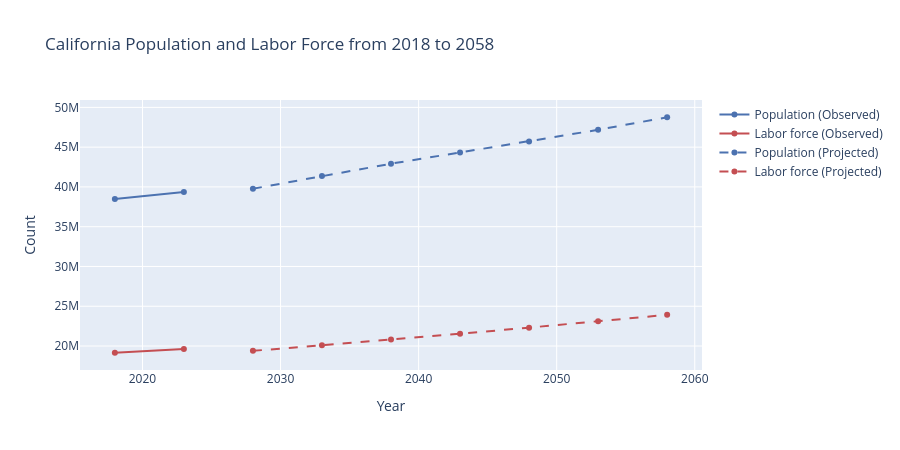

Write notebook code for a chart like this one.
### Markdown cell above
## 6. Interactive time series for a chosen state

Change STATE_CODE to any 2 letter state code and rerun the cell.

### Code cell
STATE_CODE = 'CA'

traj = pd.read_sql("""
    SELECT year, is_projection, total_population, total_labor_force
    FROM v_state_year_totals WHERE state_code = ? ORDER BY year
""", conn, params=(STATE_CODE,))
state_name = states_df.loc[states_df['state_code'] == STATE_CODE, 'state_name'].iloc[0]

fig = go.Figure()
for kind, mask, dash in [('Observed', traj['is_projection'] == 0, 'solid'),
                         ('Projected', traj['is_projection'] == 1, 'dash')]:
    sub = traj[mask]
    fig.add_trace(go.Scatter(x=sub['year'], y=sub['total_population'],
                             mode='lines+markers', name=f'Population ({kind})',
                             line=dict(dash=dash, color='#4C72B0')))
    fig.add_trace(go.Scatter(x=sub['year'], y=sub['total_labor_force'],
                             mode='lines+markers', name=f'Labor force ({kind})',
                             line=dict(dash=dash, color='#C44E52')))
fig.update_layout(title=f'{state_name} Population and Labor Force from 2018 to 2058',
                  xaxis_title='Year', yaxis_title='Count', height=450)
fig.show()

### Figure 1 — Plotly figure (JSON) as saved in the notebook; plotly's stock layout.template omitted (floating-point values rounded to 4 significant figures)
{"data": [{"line": {"color": "#4C72B0", "dash": "solid"}, "mode": "lines+markers", "name": "Population (Observed)", "type": "scatter", "x": [2018, 2023], "y": [38486820, 39354846]}, {"line": {"color": "#C44E52", "dash": "solid"}, "mode": "lines+markers", "name": "Labor force (Observed)", "type": "scatter", "x": [2018, 2023], "y": [19154375, 19626661]}, {"line": {"color": "#4C72B0", "dash": "dash"}, "mode": "lines+markers", "name": "Population (Projected)", "type": "scatter", "x": [2028, 2033, 2038, 2043, 2048, 2053, 2058], "y": [39774179, 41389167, 42921060, 44334370, 45714049, 47176899, 48760212]}, {"line": {"color": "#C44E52", "dash": "dash"}, "mode": "lines+markers", "name": "Labor force (Projected)", "type": "scatter", "x": [2028, 2033, 2038, 2043, 2048, 2053, 2058], "y": [19390608, 20094327, 20808959, 21546179, 22312463, 23105720, 23925098]}], "layout": {"height": 450, "title": {"text": "California Population and Labor Force from 2018 to 2058"}, "xaxis": {"title": {"text": "Year"}}, "yaxis": {"title": {"text": "Count"}}}}
